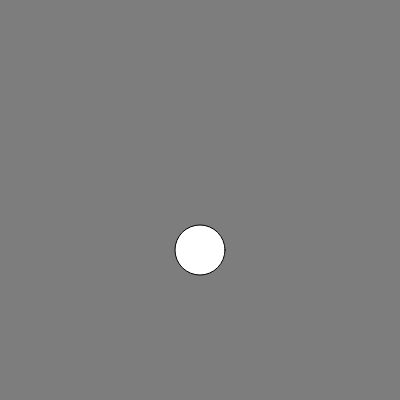
Frame 1 (no input)
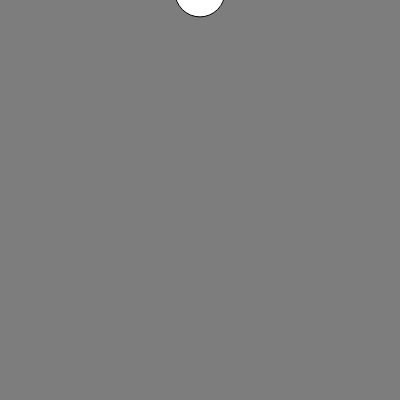
Frame 60 (no input)
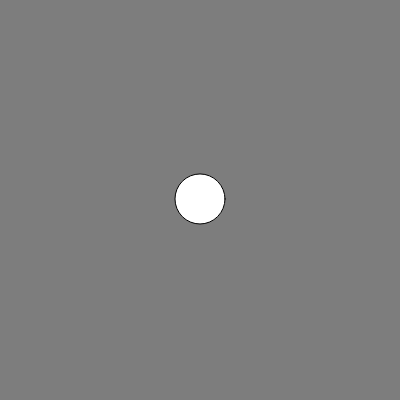
Frame 120 (the mouse pressed at the canvas centre since frame 60)

The p5.js sketch that drew these frames (run headless with seeded random() and noise() and a simulated clock; from frame 60 on, the mouse is pressed at the canvas centre):

// p5.js sketch
// ── sketch.js
let y;
let justHitLeftWall;
let yspeed = 50;
let justHitRightWall;

function setup() {
  createCanvas(400, 400);
  y = height / 2;
}

function draw() {
  background(125);
  if (y > height - 25 || y < 0 + 25) {
    yspeed *= -1.005;
  }

  //move
  y += yspeed;
  ellipse(width/2, y, 50, 50);
}
